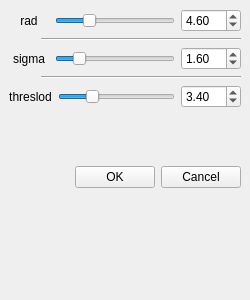
<?xml version="1.0" encoding="UTF-8"?>
<ui version="4.0">
 <class>PointCloudFilter</class>
 <widget class="QDockWidget" name="PointCloudFilter">
  <property name="geometry">
   <rect>
    <x>0</x>
    <y>0</y>
    <width>250</width>
    <height>300</height>
   </rect>
  </property>
  <property name="minimumSize">
   <size>
    <width>250</width>
    <height>250</height>
   </size>
  </property>
  <property name="maximumSize">
   <size>
    <width>250</width>
    <height>524287</height>
   </size>
  </property>
  <property name="windowTitle">
   <string>Point Cloud Filter</string>
  </property>
  <widget class="QWidget" name="layoutWidget">
   <layout class="QGridLayout" name="gridLayout_5">
    <item row="2" column="0">
     <layout class="QGridLayout" name="gridLayout_3">
      <item row="0" column="0">
       <widget class="QLabel" name="label_2">
        <property name="minimumSize">
         <size>
          <width>40</width>
          <height>0</height>
         </size>
        </property>
        <property name="text">
         <string>sigma</string>
        </property>
        <property name="alignment">
         <set>Qt::AlignCenter</set>
        </property>
       </widget>
      </item>
      <item row="0" column="1">
       <widget class="QSlider" name="horizontalSliderSigma">
        <property name="maximum">
         <number>100</number>
        </property>
        <property name="sliderPosition">
         <number>16</number>
        </property>
        <property name="orientation">
         <enum>Qt::Horizontal</enum>
        </property>
       </widget>
      </item>
      <item row="0" column="2">
       <widget class="QDoubleSpinBox" name="doubleSpinBox_Sigma">
        <property name="minimumSize">
         <size>
          <width>60</width>
          <height>0</height>
         </size>
        </property>
        <property name="maximumSize">
         <size>
          <width>60</width>
          <height>16777215</height>
         </size>
        </property>
        <property name="maximum">
         <double>10.000000000000000</double>
        </property>
        <property name="singleStep">
         <double>0.100000000000000</double>
        </property>
        <property name="value">
         <double>1.600000000000000</double>
        </property>
       </widget>
      </item>
     </layout>
    </item>
    <item row="4" column="0">
     <layout class="QGridLayout" name="gridLayout_4">
      <item row="0" column="0">
       <widget class="QLabel" name="label_3">
        <property name="minimumSize">
         <size>
          <width>40</width>
          <height>0</height>
         </size>
        </property>
        <property name="text">
         <string>threslod</string>
        </property>
        <property name="alignment">
         <set>Qt::AlignCenter</set>
        </property>
       </widget>
      </item>
      <item row="0" column="1">
       <widget class="QSlider" name="horizontalSliderThrd">
        <property name="minimum">
         <number>10</number>
        </property>
        <property name="maximum">
         <number>100</number>
        </property>
        <property name="sliderPosition">
         <number>34</number>
        </property>
        <property name="orientation">
         <enum>Qt::Horizontal</enum>
        </property>
       </widget>
      </item>
      <item row="0" column="3">
       <widget class="QDoubleSpinBox" name="doubleSpinBox_Thrd">
        <property name="minimumSize">
         <size>
          <width>60</width>
          <height>0</height>
         </size>
        </property>
        <property name="maximumSize">
         <size>
          <width>60</width>
          <height>16777215</height>
         </size>
        </property>
        <property name="minimum">
         <double>1.000000000000000</double>
        </property>
        <property name="maximum">
         <double>10.000000000000000</double>
        </property>
        <property name="singleStep">
         <double>0.100000000000000</double>
        </property>
        <property name="value">
         <double>3.400000000000000</double>
        </property>
       </widget>
      </item>
     </layout>
    </item>
    <item row="6" column="0">
     <layout class="QGridLayout" name="gridLayout_2">
      <item row="0" column="1">
       <widget class="QPushButton" name="okButton">
        <property name="text">
         <string>OK</string>
        </property>
       </widget>
      </item>
      <item row="0" column="2">
       <widget class="QPushButton" name="cancelButton">
        <property name="text">
         <string>Cancel</string>
        </property>
       </widget>
      </item>
      <item row="0" column="0">
       <spacer name="horizontalSpacer">
        <property name="orientation">
         <enum>Qt::Horizontal</enum>
        </property>
        <property name="sizeHint" stdset="0">
         <size>
          <width>40</width>
          <height>20</height>
         </size>
        </property>
       </spacer>
      </item>
     </layout>
    </item>
    <item row="0" column="0">
     <layout class="QGridLayout" name="gridLayout">
      <item row="0" column="3">
       <widget class="QDoubleSpinBox" name="doubleSpinBox_Rad">
        <property name="minimumSize">
         <size>
          <width>60</width>
          <height>0</height>
         </size>
        </property>
        <property name="maximumSize">
         <size>
          <width>60</width>
          <height>16777215</height>
         </size>
        </property>
        <property name="minimum">
         <double>1.000000000000000</double>
        </property>
        <property name="maximum">
         <double>15.000000000000000</double>
        </property>
        <property name="singleStep">
         <double>0.100000000000000</double>
        </property>
        <property name="value">
         <double>4.600000000000000</double>
        </property>
       </widget>
      </item>
      <item row="0" column="2">
       <widget class="QSlider" name="horizontalSliderRad">
        <property name="minimum">
         <number>10</number>
        </property>
        <property name="maximum">
         <number>150</number>
        </property>
        <property name="value">
         <number>46</number>
        </property>
        <property name="sliderPosition">
         <number>46</number>
        </property>
        <property name="orientation">
         <enum>Qt::Horizontal</enum>
        </property>
       </widget>
      </item>
      <item row="0" column="0">
       <widget class="QLabel" name="label">
        <property name="minimumSize">
         <size>
          <width>40</width>
          <height>0</height>
         </size>
        </property>
        <property name="text">
         <string>rad</string>
        </property>
        <property name="alignment">
         <set>Qt::AlignCenter</set>
        </property>
       </widget>
      </item>
     </layout>
    </item>
    <item row="7" column="0">
     <spacer name="verticalSpacer_2">
      <property name="orientation">
       <enum>Qt::Vertical</enum>
      </property>
      <property name="sizeHint" stdset="0">
       <size>
        <width>20</width>
        <height>40</height>
       </size>
      </property>
     </spacer>
    </item>
    <item row="5" column="0">
     <spacer name="verticalSpacer">
      <property name="orientation">
       <enum>Qt::Vertical</enum>
      </property>
      <property name="sizeHint" stdset="0">
       <size>
        <width>20</width>
        <height>40</height>
       </size>
      </property>
     </spacer>
    </item>
    <item row="8" column="0">
     <spacer name="verticalSpacer_3">
      <property name="orientation">
       <enum>Qt::Vertical</enum>
      </property>
      <property name="sizeHint" stdset="0">
       <size>
        <width>20</width>
        <height>40</height>
       </size>
      </property>
     </spacer>
    </item>
    <item row="1" column="0">
     <widget class="Line" name="line">
      <property name="maximumSize">
       <size>
        <width>200</width>
        <height>16777215</height>
       </size>
      </property>
      <property name="layoutDirection">
       <enum>Qt::RightToLeft</enum>
      </property>
      <property name="orientation">
       <enum>Qt::Horizontal</enum>
      </property>
     </widget>
    </item>
    <item row="3" column="0">
     <widget class="Line" name="line_2">
      <property name="maximumSize">
       <size>
        <width>200</width>
        <height>16777215</height>
       </size>
      </property>
      <property name="layoutDirection">
       <enum>Qt::RightToLeft</enum>
      </property>
      <property name="orientation">
       <enum>Qt::Horizontal</enum>
      </property>
     </widget>
    </item>
   </layout>
  </widget>
 </widget>
 <resources/>
 <connections>
  <connection>
   <sender>okButton</sender>
   <signal>clicked()</signal>
   <receiver>PointCloudFilter</receiver>
   <slot>accept()</slot>
   <hints>
    <hint type="sourcelabel">
     <x>278</x>
     <y>253</y>
    </hint>
    <hint type="destinationlabel">
     <x>96</x>
     <y>254</y>
    </hint>
   </hints>
  </connection>
  <connection>
   <sender>cancelButton</sender>
   <signal>clicked()</signal>
   <receiver>PointCloudFilter</receiver>
   <slot>reject()</slot>
   <hints>
    <hint type="sourcelabel">
     <x>369</x>
     <y>253</y>
    </hint>
    <hint type="destinationlabel">
     <x>179</x>
     <y>282</y>
    </hint>
   </hints>
  </connection>
 </connections>
</ui>
